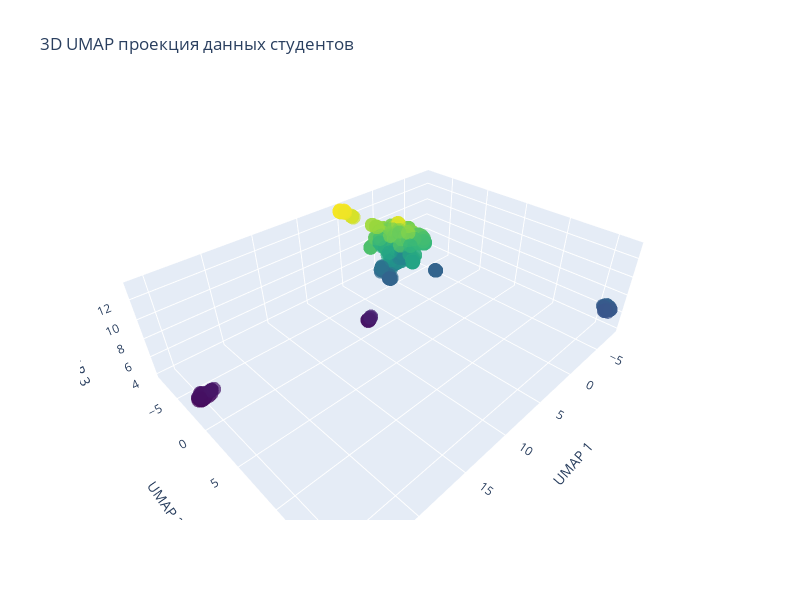

Here is the notebook cell this chart was saved with:
### Markdown cell above
UMAP

### Code cell
umap_2d = umap.UMAP(n_components=2, random_state=42, n_neighbors=15, min_dist=0.1)
X_umap_2d = umap_2d.fit_transform(X_scaled)

umap_3d = umap.UMAP(n_components=3, random_state=42, n_neighbors=15, min_dist=0.1)
X_umap_3d = umap_3d.fit_transform(X_scaled)

print(f"UMAP завершен: 2D {X_umap_2d.shape}, 3D {X_umap_3d.shape}")

# Визуализация UMAP
fig, axes = plt.subplots(1, 2, figsize=(15, 6))

# 2D UMAP
scatter = axes[0].scatter(X_umap_2d[:, 0], X_umap_2d[:, 1], alpha=0.6, s=30)
axes[0].set_title('2D UMAP проекция данных', fontsize=12)
axes[0].set_xlabel('UMAP 1')
axes[0].set_ylabel('UMAP 2')
axes[0].grid(True, alpha=0.3)

# 3D проекция на 2D
scatter = axes[1].scatter(X_umap_3d[:, 0], X_umap_3d[:, 1], c=X_umap_3d[:, 2], 
                         cmap='viridis', alpha=0.6, s=30)
axes[1].set_title('3D UMAP проекция (первые 2 компоненты)', fontsize=12)
axes[1].set_xlabel('UMAP 1')
axes[1].set_ylabel('UMAP 2')
axes[1].grid(True, alpha=0.3)
plt.colorbar(scatter, ax=axes[1], label='UMAP 3')

plt.tight_layout()
plt.show()

# 3D интерактивная визуализация
fig_3d = go.Figure(data=[go.Scatter3d(
    x=X_umap_3d[:, 0],
    y=X_umap_3d[:, 1],
    z=X_umap_3d[:, 2],
    mode='markers',
    marker=dict(
        size=5,
        color=X_umap_3d[:, 2],
        colorscale='Viridis',
        opacity=0.7
    ),
    text=[f'Студент {i+1}' for i in range(len(X_umap_3d))],
    hovertemplate='<b>%{text}</b><br>UMAP1: %{x:.2f}<br>UMAP2: %{y:.2f}<br>UMAP3: %{z:.2f}<extra></extra>'
)])

fig_3d.update_layout(
    title='3D UMAP проекция данных студентов',
    scene=dict(
        xaxis_title='UMAP 1',
        yaxis_title='UMAP 2',
        zaxis_title='UMAP 3'
    ),
    width=800,
    height=600
)

fig_3d.show()

### Figure 1 — Plotly figure (JSON) as saved in the notebook; plotly's stock layout.template omitted (floating-point values rounded to 4 significant figures; data arrays with more than 128 entries replaced by an {"elided": "..."} marker saying what was removed)
{"data": [{"hovertemplate": "<b>%{text}</b><br>UMAP1: %{x:.2f}<br>UMAP2: %{y:.2f}<br>UMAP3: %{z:.2f}<extra></extra>", "marker": {"color": {"elided": "711 float values"}, "colorscale": [[0, "#440154"], [0.1111, "#482878"], [0.2222, "#3e4989"], [0.3333, "#31688e"], [0.4444, "#26828e"], [0.5556, "#1f9e89"], [0.6667, "#35b779"], [0.7778, "#6ece58"], [0.8889, "#b5de2b"], [1, "#fde725"]], "opacity": 0.7, "size": 5}, "mode": "markers", "text": {"elided": "711 str values"}, "type": "scatter3d", "x": {"elided": "711 float values"}, "y": {"elided": "711 float values"}, "z": {"elided": "711 float values"}}], "layout": {"height": 600, "scene": {"xaxis": {"title": {"text": "UMAP 1"}}, "yaxis": {"title": {"text": "UMAP 2"}}, "zaxis": {"title": {"text": "UMAP 3"}}}, "title": {"text": "3D UMAP проекция данных студентов"}, "width": 800}}
